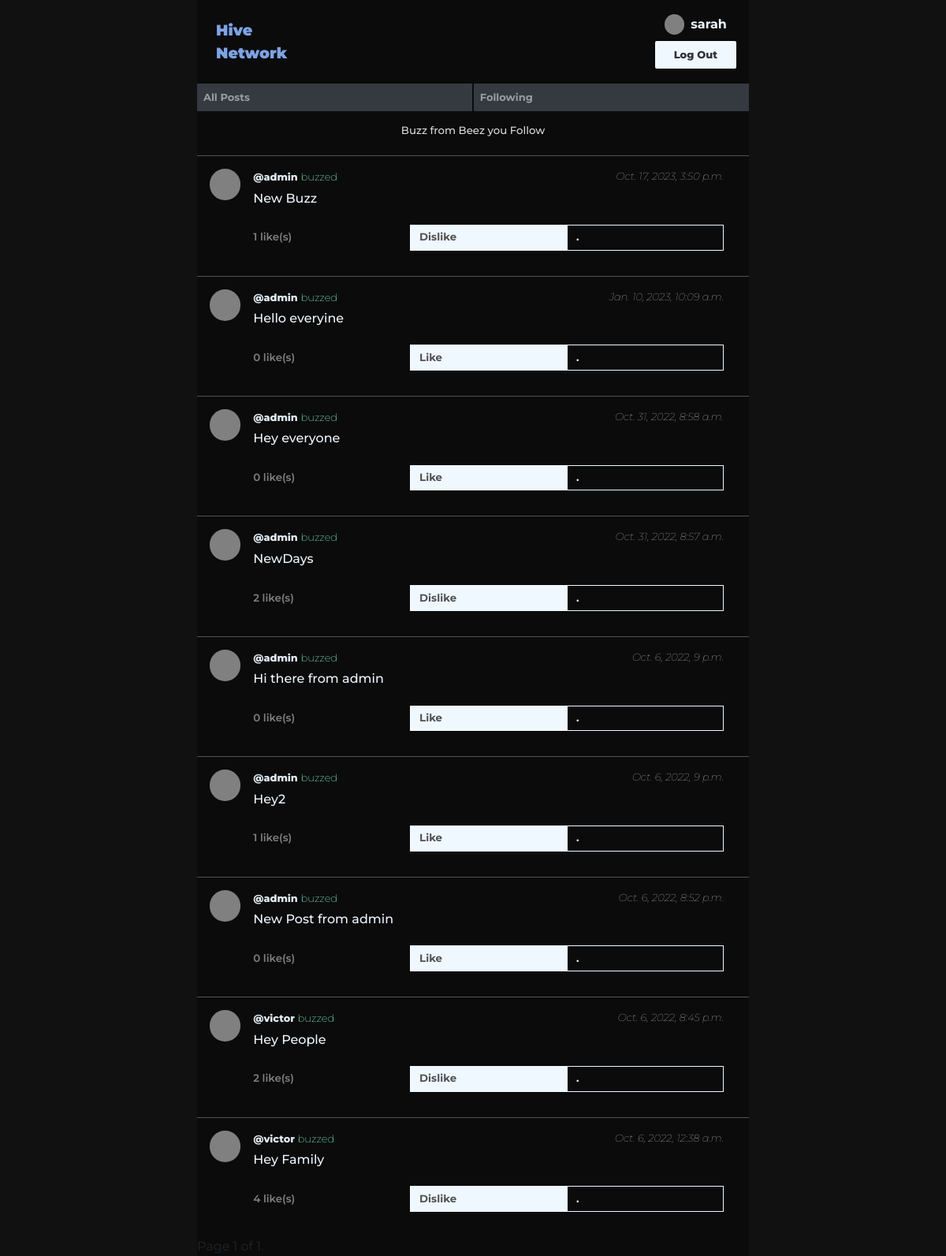
/following_posts/sarah (signed in), run on the app's committed database.
### network/models.py (models this page shows, shortened)
class User(AbstractUser):
    slug = models.SlugField(max_length=255, unique=True, null=True, blank=True)

class Post(models.Model):
    body = models.CharField(max_length =200)
    author = models.ForeignKey(Profile, on_delete=models.CASCADE, null=True, blank=True, related_name="posts")
    created_on = models.DateTimeField(auto_now_add =True)
    liked = models.ManyToManyField(Profile, null=True, blank=True, related_name="likes")
    class Meta:
        verbose_name = "post"
        verbose_name_plural = "posts"

class Profile(models.Model):
    user = models.ForeignKey(User, on_delete = models.CASCADE, related_name="get_profile")
    followers = models.ManyToManyField(User, related_name="get_followers")
    following = models.ManyToManyField(User, related_name="get_following")
    slug = models.SlugField(max_length=255, unique=True, null=True, blank=True)
    def __str__(self):
        return self.slug

### network/views.py (the view)
# urls.py: path("following_posts/<str:user>", views.following_posts, name="following_posts"),
def following_posts(request, user):
    get_user_object = get_object_or_404(User, username=user)
    get_profile = get_object_or_404(Profile, user=get_user_object)
    user_following = get_profile.following.all() #Users following
    profiles = Profile.objects.filter(user__in = user_following)
    posts = Post.objects.filter(author__in= profiles).order_by('-created_on')
    paginator = Paginator(posts, 10)
    page_number = request.GET.get('page')
    page_obj = paginator.get_page(page_number)
    user_profile = get_object_or_404(Profile, user=request.user)
    return render(request, 'network/following_posts.html', {
        'profiles_following': user_following,
        'posts': page_obj,
        'paged_posts': page_obj,
        'user_profile': user_profile
    } )

### network/templates/network/following_posts.html (shortened to what this page needs)
{% extends "network/layout.html" %}
{% load static %}
{% block body %}
<h4 class="sub-title" style="font-size:smaller;">Buzz from Beez you Follow</h4>
<div style="background-color: #f8f9fa; border-radius: 18px;" class="posts">
        {% for post in posts %}
        <div class="buzz-body" data-post-id= {{post.id}}>
            <div class="buzz-profile-pic"></div>
            <div class="buzz">
                <div style="display:flex; justify-content: space-between;">
                    <h6 class="buzz-cred"> <a href="{%url 'profile' post.author%}" style="color:#e0eaf3; font-weight:800; font-size:.8rem;">@{{post.author}} </a> <span style="font-size:13px; font-weight:200; color: aquamarine;">buzzed</span> </h6>
                    <i style="color:gainsboro;">{{post.created_on}}</i>
                </div>
                <div>
                    <h6 class="buzz-text">{{post.body}}</h6>
                    <div style="display:flex; padding: 1rem 0rem;">
                        <div style=" font-weight: 600; width:100%; color:gray; font-size:smaller; align-self:center;" class="post_like"><span id="like-count" class="like_count">{{post.liked.all.count}} </span>like(s)</div>
                        <div style="width:100%;">
                        {% if post in user_profile.likes.all %}
                        <button class="like_button" onclick="location.href='{%url 'like' post.id%}"> Dislike </button>
                        {% else %}
                        <button class="like_button" onclick="location.href='{%url 'like' post.id%}"> Like </button>
                        {%endif%}
                        </div>
                        <div style="width:100%;">
                        {% if post.author.user.id is page_user %}
                        <button class="edit_post edit-button" id="edit_post">Edit</button>
                        {% else  %}
                        <button class="edit-button" id="">.</button>
                        {% endif %}
                        </div>
                    </div>
                </div>
            </div>
        </div>
        {%endfor%}
    </div>
<div class="pagination">
    <span class="step-links">
        <span class="current">
            Page {{ posts.number }} of {{ posts.paginator.num_pages }}.
        </span>
    </span>
</div>
{% endblock %}

### network/templates/network/layout.html (shortened to what this page needs)
{% load static %}
<!DOCTYPE html>
<html lang="en">
    <head>
        <link rel="stylesheet" href="https://stackpath.bootstrapcdn.com/bootstrap/4.4.1/css/bootstrap.min.css">
        <link href="{% static 'network/styles.css' %}" rel="stylesheet">
    </head>
    <body>
        <nav class="navbar navbar-expand-lg navbar-dark" style="display:flex; flex-direction:column; padding: 0rem;">
            <div style="display: flex; justify-content:space-between; align-items:center; padding:1rem; background:bottom; width: 100%;">
                <a class="navbar-brand" href="{%url 'index'%}">Hive </br> Network</a>
                {% if user.is_authenticated%}
                <div style="text-align:center; display: flex; flex-direction:column; gap:.5rem; ">
                    <div style="display:flex; gap:.5rem; justify-content:center; align-items:center;" >
                        <div style="width:1.6rem; height:1.6rem; background-color:gray; border-radius:5rem;"></div>
                        <a class="" href="{%url 'profile' user%}"><strong style="color:aliceblue;">{{ user }}</strong></a>
                    </div>
                    <a class="auth-link" href="{% url 'logout' %}">Log Out</a>
                </div>
                {%endif%}
            </div>
            <div style="width:100%;">
                <ul class="navbar-nav mr-auto navi" >
                    <li class="nav-item navi-item" style="background-color:#343a40;">
                    <a class="nav-link" href="{% url 'index' %}">All Posts</a>
                    </li>
                    {% if user.is_authenticated %}
                        <li class="nav-item navi-item" style="background-color:#343a40;">
                            <a class="nav-link" href="{% url 'following_posts' user%}">Following</a>
                        </li>
                    {% endif %}
                </ul>
            </div>
        </nav>
        <div class="body">
            {% block body %}
            {% endblock %}
        </div>
    </body>
</html>

### network/static/network/styles.css (style rules this page uses)
html { background-color: rgb(17, 17, 17); }
*, body { font-family: 'Montserrat', sans-serif !important; background-color: #0b0b0b; }
.buzz { display: flex; flex-direction: column ; margin-inline: 1rem; width: 100%; }
.buzz-text { color: aliceblue; }
.navbar-brand { padding: 0.5rem; font-weight: 900; color: rgb(125, 163, 228)!important; font-size: larger !important; }
.nav-link { font-size: small; font-weight: 700; }
.auth-link { font-size: small; color: rgb(49, 50, 54); background-color: aliceblue; border-radius: 2px; font-weight: 800; padding: .5rem 1.5rem; }
.navi { width: 100%; display: flex; gap: .1rem; }
.navi-item { width: 100%; }
i { font-weight:lighter !important; font-size: small; padding-bottom: .5rem; }
.buzz-body { display: flex !important; border-top: 1px solid #525252; padding: 1rem; }
.sub-title { padding: 1rem; text-align: center !important; color: gainsboro; }
.posts { background-color: #f8f9fa; border-radius: 18px; }
.buzz-profile-pic { width: 2.5rem; height: 2.5rem; padding: 1rem; background-color: gray; border-radius: 100px; position: relative; }
.like_button { display: flex; width: 100%; color: #525252; background-color: aliceblue; border: none; font-weight:700; font-size: smaller; padding: .4rem 12px; }
.edit-button { display: flex; width: 100%; color: aliceblue; outline: 1px solid aliceblue; outline-offset: -1px; border: none; font-weight:700; font-size: smaller; padding: .4rem 12px; }

### network/templates/network/layout.html (style rules this page uses)
body { max-width: 700px; margin: auto; }

### data on the page
User: username "sarah"
Post: author "admin", created_on "Oct. 17, 2023, 3:50 p.m.", body "New Buzz", liked.all.count "1", shows "Dislike"
Post: author "admin", created_on "Jan. 10, 2023, 10:09 a.m.", body "Hello everyine", liked.all.count "0", shows "Like"
Post: author "admin", created_on "Oct. 31, 2022, 8:58 a.m.", body "Hey everyone", liked.all.count "0", shows "Like"
Post: author "admin", created_on "Oct. 31, 2022, 8:57 a.m.", body "NewDays", liked.all.count "2", shows "Dislike"
Post: author "admin", created_on "Oct. 6, 2022, 9 p.m.", body "Hi there from admin", liked.all.count "0", shows "Like"
Post: author "admin", created_on "Oct. 6, 2022, 9 p.m.", body "Hey2", liked.all.count "1", shows "Like"
Post: author "admin", created_on "Oct. 6, 2022, 8:52 p.m.", body "New Post from admin", liked.all.count "0", shows "Like"
Post: author "victor", created_on "Oct. 6, 2022, 8:45 p.m.", body "Hey People", liked.all.count "2", shows "Dislike"
Post: author "victor", created_on "Oct. 6, 2022, 12:38 a.m.", body "Hey Family", liked.all.count "4", shows "Dislike"

### other printed values
{{ posts.number }} "1"
{{ posts.paginator.num_pages }} "1"
